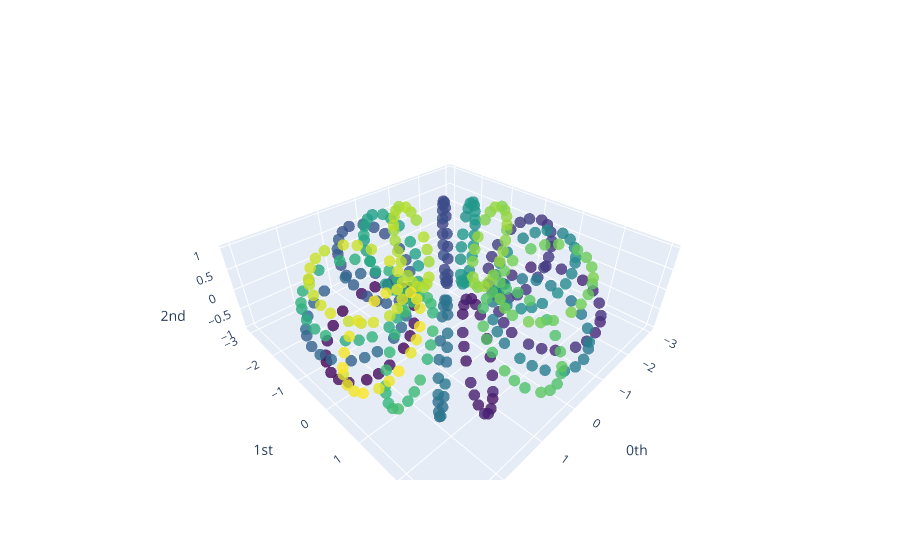

Write notebook code for a chart like this one.
### Code cell
# Representing the torus in 3d with parametric equations
torus = np.asarray([[(2+np.cos(s))*np.cos(t),(2+np.cos(s))*np.sin(t),np.sin(s)] for t in range(20) for s in range(20)])
plot_point_cloud(torus)

### Figure 1 — Plotly figure (JSON) as saved in the notebook; plotly's stock layout.template omitted (floating-point values rounded to 4 significant figures; data arrays with more than 128 entries replaced by an {"elided": "..."} marker saying what was removed)
{"data": [{"marker": {"color": {"elided": "400 int values"}, "colorscale": [[0, "#440154"], [0.1111, "#482878"], [0.2222, "#3e4989"], [0.3333, "#31688e"], [0.4444, "#26828e"], [0.5556, "#1f9e89"], [0.6667, "#35b779"], [0.7778, "#6ece58"], [0.8889, "#b5de2b"], [1, "#fde725"]], "opacity": 0.8, "size": 4}, "mode": "markers", "type": "scatter3d", "x": {"elided": "400 float values"}, "y": {"elided": "400 float values"}, "z": {"elided": "400 float values"}}], "layout": {"scene": {"xaxis": {"exponentformat": "e", "showexponent": "all", "title": {"text": "0th"}, "type": "linear"}, "yaxis": {"exponentformat": "e", "showexponent": "all", "title": {"text": "1st"}, "type": "linear"}, "zaxis": {"exponentformat": "e", "showexponent": "all", "title": {"text": "2nd"}, "type": "linear"}}}}
